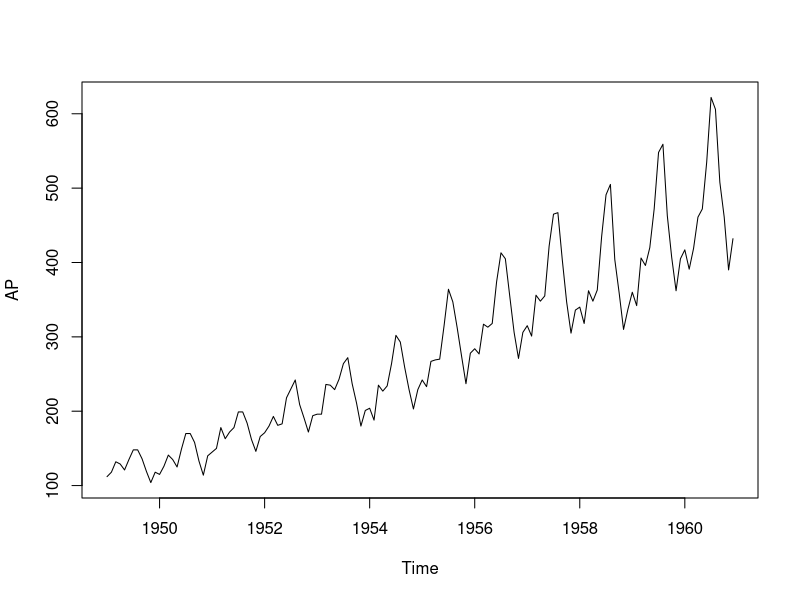
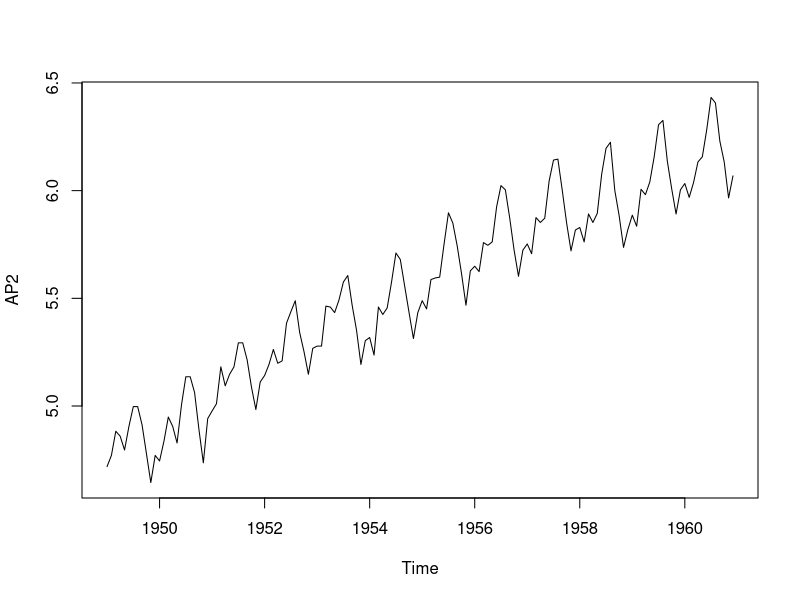
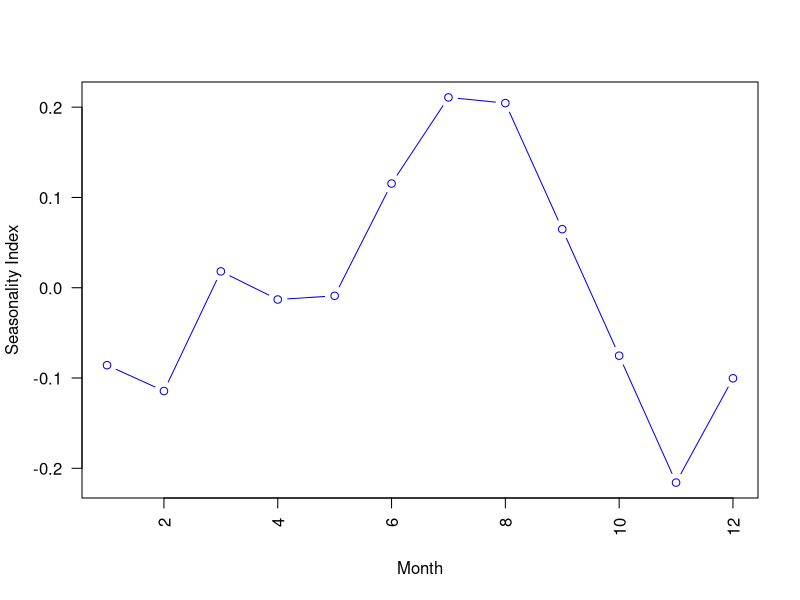
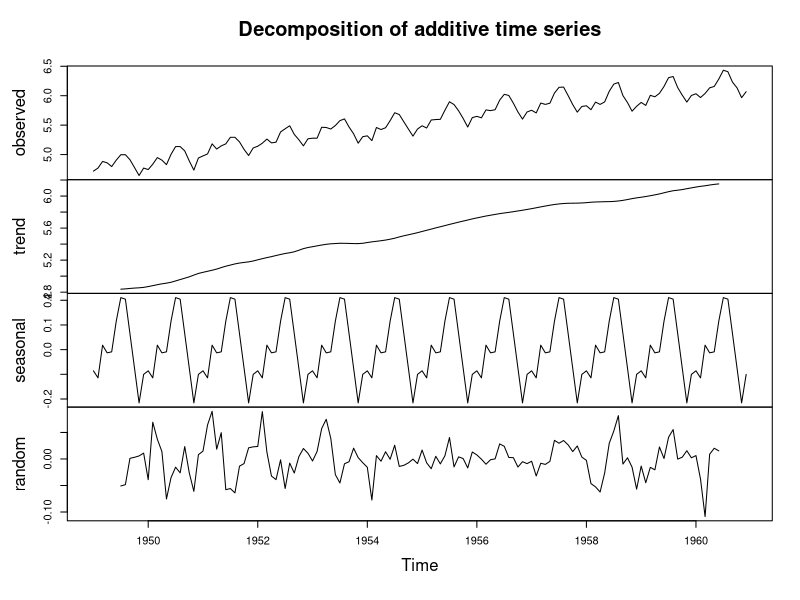
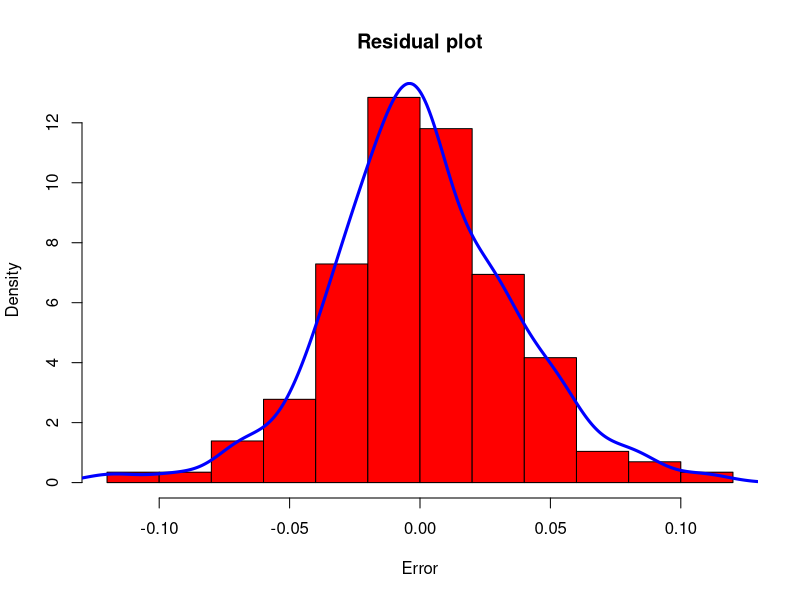
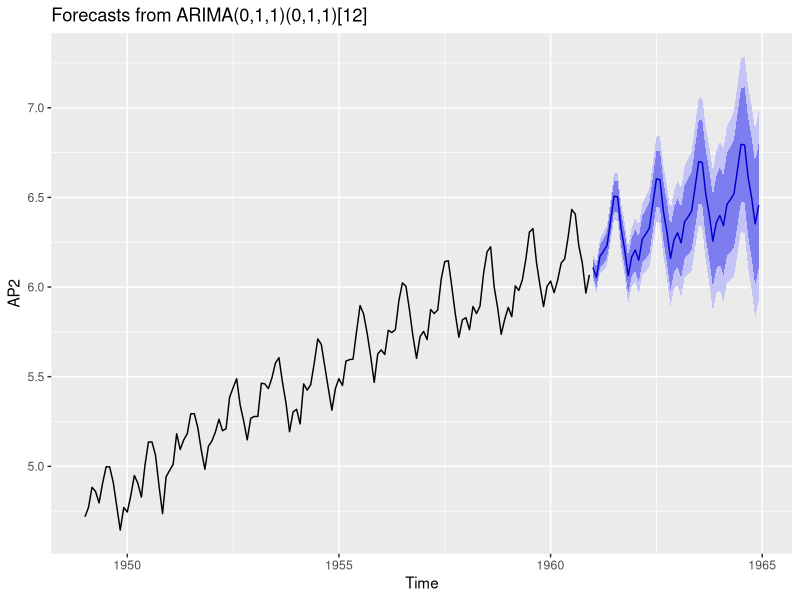

The R source for these figures, in order:

#---------------lecture-5.3--------------------------
#Decomposition and modeling 
#Data Air Passengers
data("AirPassengers")
View(AirPassengers)
AirPassengers

#Preparing the time series data
AP=ts(AirPassengers,frequency = 12,start = c(1949,1))

#Understanding data
# Trend(T)
#Seasonal(S)
#Cyclical(C)
#Irregular(I)
plot(AP)

#Log-transform to fix-up variation
AP2=log(AP)
plot(AP2) #here we see the variance are same 

#Decompose
DAP=decompose((AP2))
DAP$figure
plot(DAP$figure,
     type='b',
     xlab = 'Month',
     ylab = 'Seasonality Index',
     col="blue",
     las=2)
#Decompose plot 
plot(DAP)

#ARIMA(p,d,q) model
library(forecast)
model_fit=auto.arima(AP2)
model_fit

#Residual plot
hist(model_fit$residuals,
     col='red',
     main = 'Residual plot',
     xlab = 'Error',
     freq=F)
lines(density(model_fit$residuals),
                col='blue',lw=3)
#Forecast for the next 4 years
pred=forecast(model_fit,4*12)
library(ggplot2)
autoplot(pred) #deep blue 80% CI and light blue 95% CI

#Checking accuracy
accuracy(pred)

 
